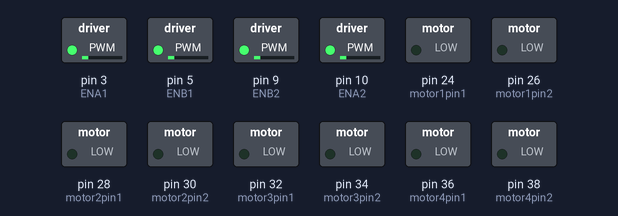
Bench run of a sketch on a simulated Arduino Mega 2560, built with avr-gcc and run on an emulated ATmega2560. On the bench: switched loads named in the sketch (green lamp = pin HIGH).

Above: at 0.05 s.
At 4.85 s:
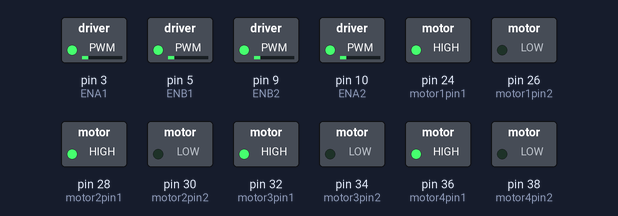
At 8.05 s:
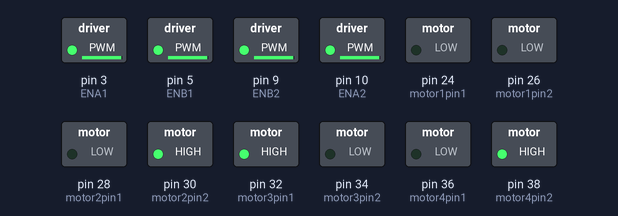
At 9.65 s:
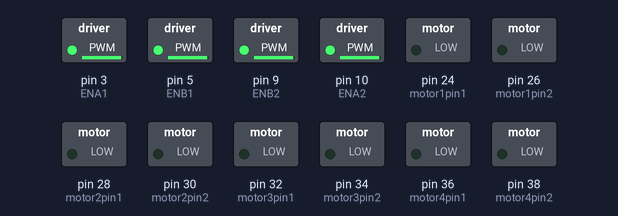
Timing chart, 0 to 12.5 s (numbered marks = the images above):
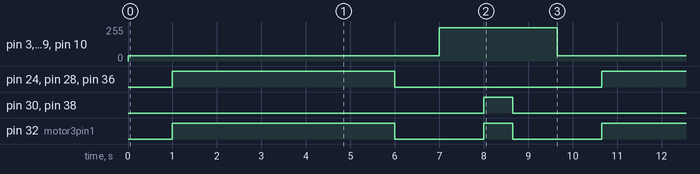

Measured:
- by itself, pin 3 (ENA1), pin 5 (ENB1), pin 9 (ENB2), pin 10 (ENA2): alternates 250/255 for 2.7 s and 40/255 for 7.0 s
- by itself, pin 24 (motor1pin1), pin 28 (motor2pin1), pin 36 (motor4pin1): alternates HIGH for 5.0 s and LOW for 4.7 s
- by itself, pin 30 (motor2pin2), pin 38 (motor4pin2): alternates HIGH for 0.65 s and LOW for 9.0 s
- by itself, pin 32 (motor3pin1): repeats every 9.7 s: LOW 2.0 s, HIGH 0.65 s, LOW 2.0 s, HIGH 5.0 s

The sketch:

SURVEY.ino
```cpp
// Back motors
int motor1pin1 = 24;
int motor1pin2 = 26;
int motor2pin1 = 28;
int motor2pin2 = 30;

int ENA1 = 3;
int ENB1 = 5;


// Back motors
int motor3pin1 = 32;
int motor3pin2 = 34;
int motor4pin1 = 36;
int motor4pin2 = 38;

int ENA2 = 10;
int ENB2 = 9;


//Speed
int grass = 100;
int grassTurn = 250;
int inside = 40;
int insideTurn = 250;

int lineLen = 5000;
int turnLen = 650;
int stopLen = 1000;

void setup() {
  // put your setup code here, to run once:
  pinMode(motor1pin1, OUTPUT);
  pinMode(motor1pin2, OUTPUT);
  pinMode(motor2pin1, OUTPUT);
  pinMode(motor2pin2, OUTPUT);

  pinMode(motor3pin1, OUTPUT);
  pinMode(motor3pin2, OUTPUT);
  pinMode(motor4pin1, OUTPUT);
  pinMode(motor4pin2, OUTPUT);

  pinMode(ENA1, OUTPUT);
  pinMode(ENB1, OUTPUT);
  pinMode(ENA2, OUTPUT);
  pinMode(ENB2, OUTPUT);
}

void loop() {
  //Forward
  analogWrite(ENA1, inside); //ENA pin
  analogWrite(ENB1, inside); //ENB pin
  analogWrite(ENA2, inside); //ENA pin
  analogWrite(ENB2, inside); //ENB pin
  delay(stopLen);

  digitalWrite(motor1pin1, HIGH);
  digitalWrite(motor1pin2, LOW);
  digitalWrite(motor3pin1, HIGH);
  digitalWrite(motor3pin2, LOW);

  digitalWrite(motor2pin1, HIGH);
  digitalWrite(motor2pin2, LOW);
  digitalWrite(motor4pin1, HIGH);
  digitalWrite(motor4pin2, LOW);
  delay(lineLen);

  //Stop
  digitalWrite(motor1pin1, LOW);
  digitalWrite(motor1pin2, LOW);
  digitalWrite(motor3pin1, LOW);
  digitalWrite(motor3pin2, LOW);
  digitalWrite(motor2pin1, LOW);
  digitalWrite(motor2pin2, LOW);
  digitalWrite(motor4pin1, LOW);
  digitalWrite(motor4pin2, LOW);
  delay(stopLen);

  //Turn left
  analogWrite(ENA1, insideTurn); //ENA pin
  analogWrite(ENB1, insideTurn); //ENB pin
  analogWrite(ENA2, insideTurn); //ENA pin
  analogWrite(ENB2, insideTurn); //ENB pin
  delay(stopLen);

  //digitalWrite(motor1pin1, HIGH);
  //digitalWrite(motor1pin2, LOW);
  digitalWrite(motor2pin1, LOW);
  digitalWrite(motor2pin2, HIGH);

  digitalWrite(motor3pin1, HIGH);
  digitalWrite(motor3pin2, LOW);
  digitalWrite(motor4pin1, LOW);
  digitalWrite(motor4pin2, HIGH);
  delay(turnLen);

  //Stop
  digitalWrite(motor1pin1, LOW);
  digitalWrite(motor1pin2, LOW);
  digitalWrite(motor3pin1, LOW);
  digitalWrite(motor3pin2, LOW);
  digitalWrite(motor2pin1, LOW);
  digitalWrite(motor2pin2, LOW);
  digitalWrite(motor4pin1, LOW);
  digitalWrite(motor4pin2, LOW);
  delay(stopLen);
}
```
